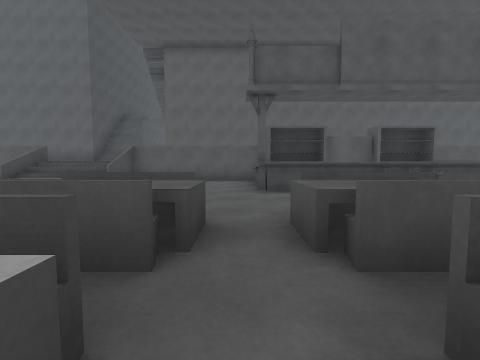
[1] (above)

14 first-person views from a walk through a scene from a Unity 3-D project. The camera is 1.2 m above the floor, tilts 4° down and sees 90° across. The floor is counted in squares, 2 m on a side. Each view is taken from the middle of a square. On the plan, view 1 faces up. The plan holds only what a view shows up to about 9 squares ahead; the rest is blank. The place goes on beyond the plan. The player character is not drawn.

[2]
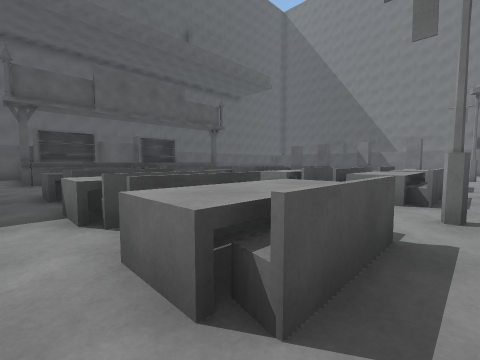

[3]
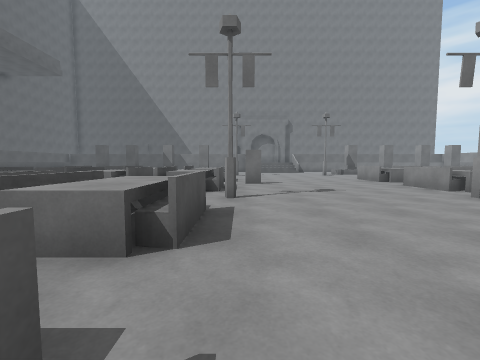

[4]
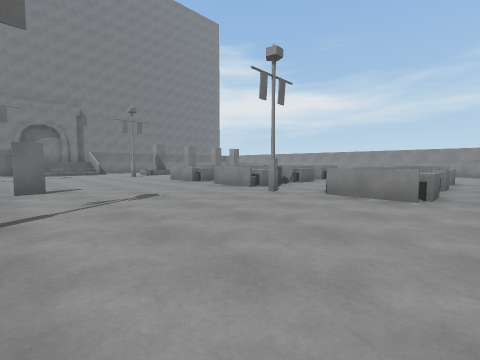

[5]
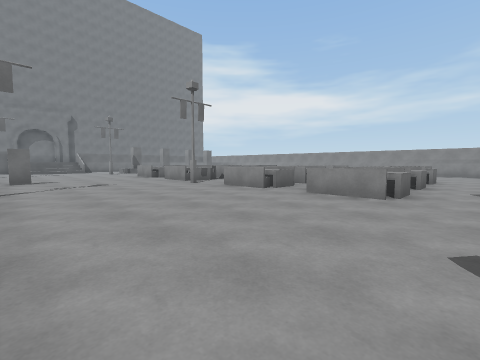

[6]
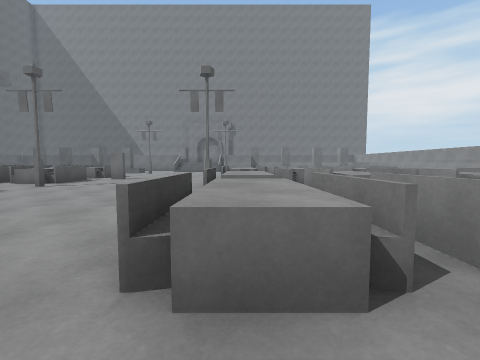

[7]
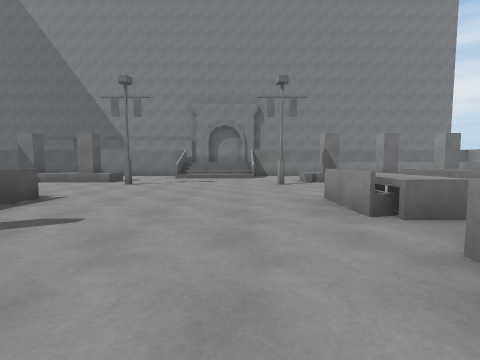

[8]
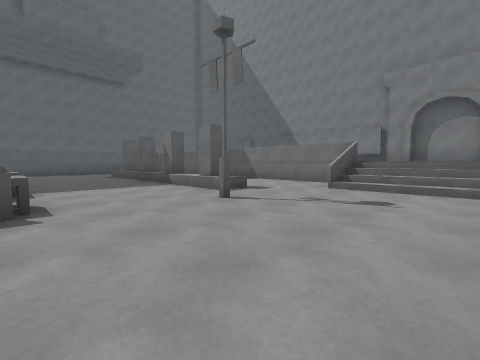

[9]
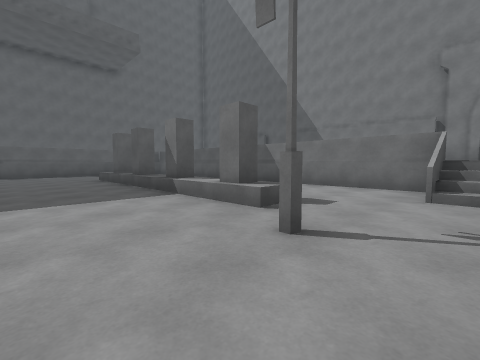

[10]
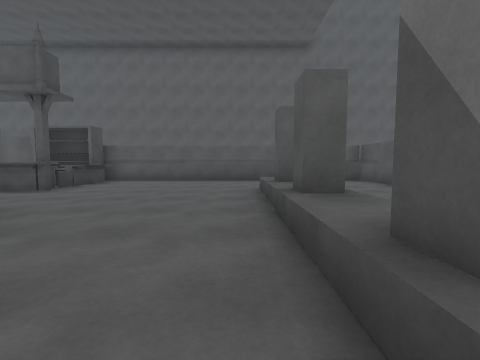

[11]
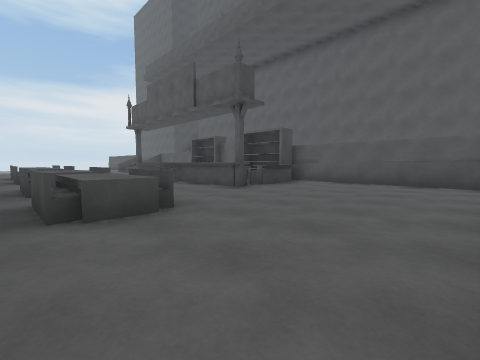

[12]
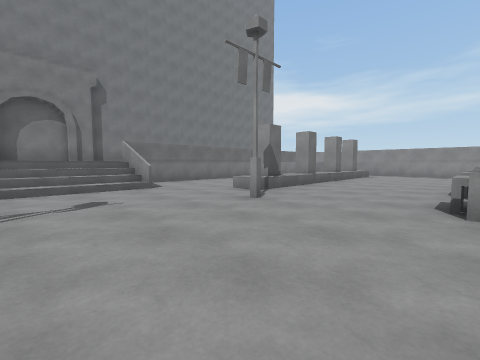

[13]
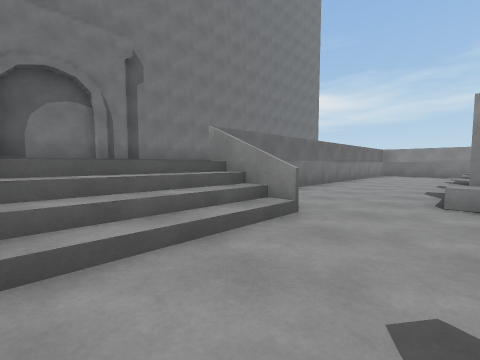

[14]
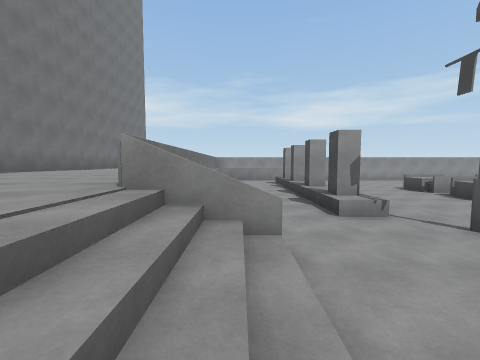

### Floor plan
Key: @ floor where view 1 was taken; # wall or solid block; x gap in a wall; . main floor; : floor 1.25 m higher than the main floor; / step, stairs or slope; = window, fence, low wall or low ledge; ^ raised ledge.
Columns run from 7 left of view 1 to 21 right of it. Each row starts with its distance up from view 1.
 12                 ###
 11
 10
  9
  8 #//#= ..######^....   =
  7 #//#  ..^    ^.....  ..
  6       ..^    ^.....  ..
  5       ..^^^^^^.....^
  4       ...   .......^
  3        ..     .....^
  2       =.== ==.==...^
  1       .............x
  0       =@== == ==...^
 -1        ... .. .....x...
 -2        .==.== ==...^...
 -3     ......#.......#...=    #
 -4     .........#.......//    #
 -5     .................//
 -6     .................//:   #
 -7     ......#.......#...=::  #
 -8     .==.==.==.==...^...:::  #
 -9     ....//... //...x... ::: #
-10     .==./=.==  =...^... ::::#
-11     .....  .   ....x...  :::#
-12     .==.== == ==...^...  :::#

Positions as (right, up) in squares from view 1, and headings:
1: (0, 0), facing up
2: (0, -3), facing up-right
3: (-1, -3), facing right
4: (0, -3), facing down-right
5: (-3, -3), facing down-right
6: (-3, -8), facing right
7: (4, -6), facing right
8: (8, -6), facing up-right
9: (9, -4), facing up-right
10: (11, 0), facing up
11: (11, 1), facing up-left
12: (8, -4), facing down-right
13: (12, -4), facing down-right
14: (14, -4), facing down
